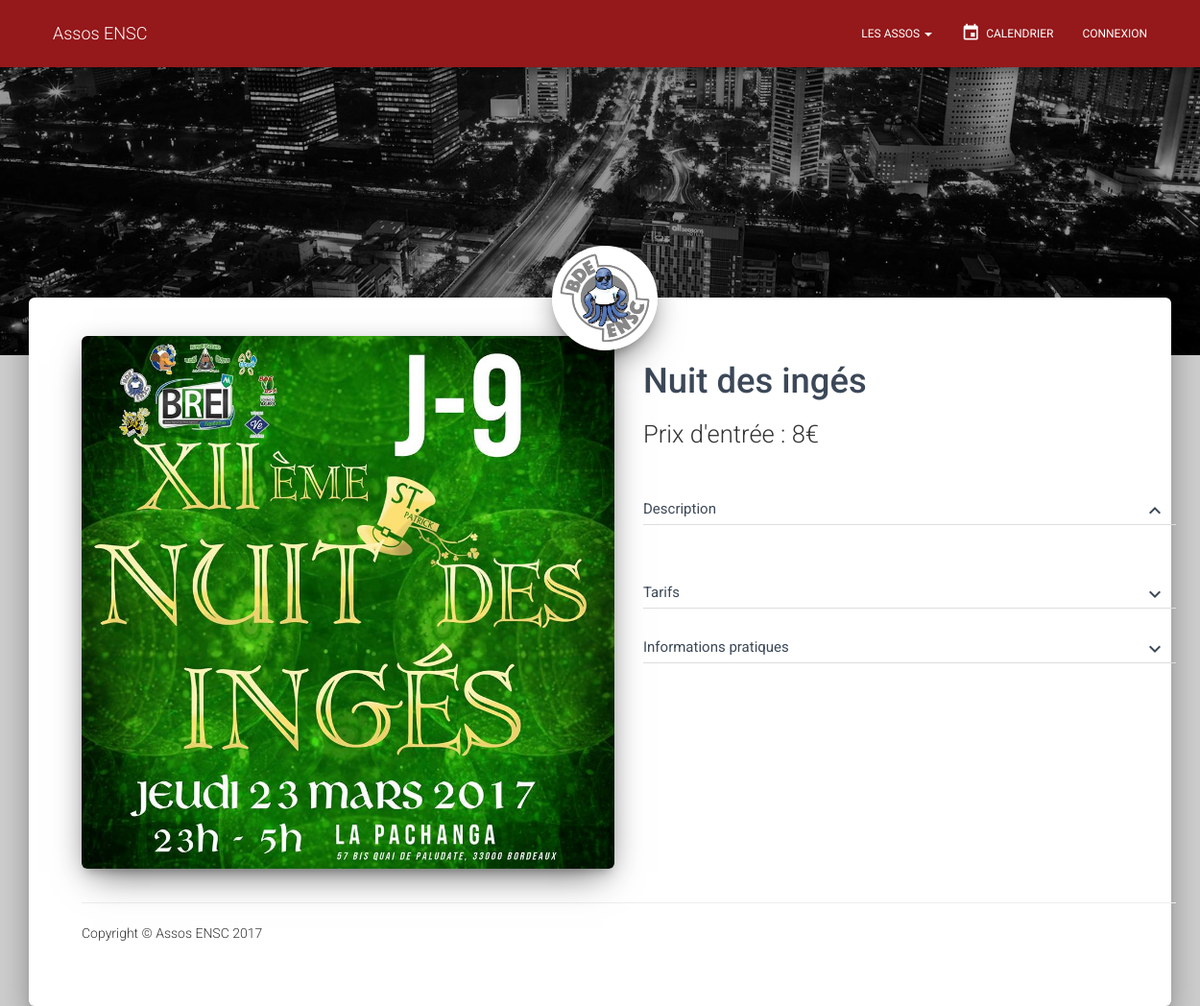
The app's page /evenement.php?id=1 with its own data.
### tables this page shows
create table EVENEMENT (
    even_id integer not null primary key auto_increment,
    asso_id integer not null,
    even_titre varchar(50) not null,
    even_lieu varchar(100) not null,
    even_categorie varchar(50),
    even_dateDeb date not null,
    even_heureDeb time,
    even_dateFin date,
    even_heureFin time,
    even_prix int not null,
    even_tarifs text,
    even_description text,
    even_nbParticipantsMax int,
    even_affiche varchar(150),
    foreign key (asso_id) references ASSOCIATION (asso_id)
);

### requetes/requeteEvenement.php (called while the page is built, shortened)
<?php
$stmt = $pdo->prepare("SELECT * FROM EVENEMENT WHERE even_id = ?");
$stmt->execute(array($even_id));
$evenement = $stmt->fetch(PDO::FETCH_OBJ);
?>

### evenement.php (the view, shortened to what this page needs)
<?php
if(isset($_GET['id']))
    $even_id = $_GET['id'];
else
    header('Loaction: pageNonTrouvee.php');
include('includes/connect.php');
include('requetes/requeteEvenement.php');
$asso_id = $evenement->asso_id;
?>
<!DOCTYPE html>
<html lang="fr">
<?php
include('includes/head.php');
?>
<body>
<?php
include('includes/nav.php');
?>
<div class="wrapper">
    <div class="header header-filter" style="background-image: url('lib/material-kit/img/examples/city.jpg');"></div>
    <div class="avatar">
        <img src="images/bde.jpg" alt="Circle Image" class="img-circle img-responsive img-raised">
    </div>
    <div class="main main-raised main-evenement">
        <div class="container">
            <div class="row">
                <div class="col-md-6 col-sm-6">
                    <div class="img-container">
                        <img class="img-evenement img-rounded img-raised" src="<?php if(isset($evenement->even_affiche)) echo $evenement->even_affiche; ?>" alt="affiche">
                    </div>
                </div>
                <div class="col-md-6 col-sm-6">
                        <h2 class="title"> <?php if(isset($evenement->even_titre)) echo $evenement->even_titre; ?> </h2>
                        <h3 class="prix">Prix d'entrée :
                        <?php
                        if(isset($evenement->even_prix) && $evenement->even_prix == 0)
                            echo 'Gratuit';
                        elseif(isset($evenement->even_prix))
                            echo $evenement->even_prix.'€';
                        ?>
                        </h3>
                        <div id="acordeon">
                            <div class="panel-group" id="accordion">
                          <div class="panel panel-border panel-default">
                            <div class="panel-heading" role="tab" id="headingOne">
                                <a role="button" data-toggle="collapse" data-parent="#accordion" href="#collapseOne" aria-expanded="true" aria-controls="collapseOne" class="">
                                    <h4 class="panel-title">
                                    Description
                                    <i class="material-icons">keyboard_arrow_down</i>
                                    </h4>
                                </a>
                            </div>
                            <div id="collapseOne" class="panel-collapse collapse in">
                              <div class="panel-body">
                              </div>
                            </div>
                          </div>
                          <div class="panel panel-border panel-default">
                            <div class="panel-heading" role="tab" id="headingOne">
                                <a role="button" data-toggle="collapse" data-parent="#accordion" href="#collapseTwo" aria-controls="collapseOne" class="collapsed" aria-expanded="false">
                                    <h4 class="panel-title">
                                    Tarifs
                                    <i class="material-icons">keyboard_arrow_down</i>
                                    </h4>
                                </a>
                            </div>
                          </div>
                          <div class="panel panel-border panel-default">
                            <div class="panel-heading" role="tab" id="headingOne">
                                <a role="button" data-toggle="collapse" data-parent="#accordion" href="#collapseThree" aria-controls="collapseOne" class="collapsed" aria-expanded="false">
                                    <h4 class="panel-title">
                                    Informations pratiques
                                    <i class="material-icons">keyboard_arrow_down</i>
                                    </h4>
                                </a>
                            </div>
                          </div>
                        </div>
                        </div>
                    </div>
            </div>
            <?php
            include('includes/footer.php');
            ?>
        </div>
    </div>
</div>
</body>
</html>

### includes/head.php (shortened to what this page needs)
<head>
    <link rel="stylesheet" href="https://maxcdn.bootstrapcdn.com/font-awesome/latest/css/font-awesome.min.css" />
    <link href="lib/bootstrap/css/bootstrap.min.css" rel="stylesheet" />
    <link href="lib/material-kit/css/material-kit.css" rel="stylesheet"/>
    <link href="css/style.css" rel="stylesheet"/>
    <?php
    $page = explode('/', $_SERVER['PHP_SELF']);
    if((end($page) == "pageAsso.php") || (end($page) == "evenement.php") || (end($page) == "article.php"))
    {
            echo '<link href="css/stylePageAsso.php?asso_id='.$asso_id.'" rel="stylesheet" type="text/css" media="all" />';
    }
    ?>
</head>

### includes/nav.php (shortened to what this page needs)
<nav class="navbar navbar-fixed-top" role="navigation">
    <div class="container">
        <div class="navbar-header">
            <a class="navbar-brand" href="index.php">Assos ENSC</a>
        </div>
        <div class="collapse navbar-collapse" id="bs-example-navbar-collapse-1">
            <ul class="nav navbar-nav navbar-right">
                <li class="dropdown">
                    <a href="#" class="dropdown-toggle" data-toggle="dropdown">Les Assos <b class="caret"></b></a>
                </li>
                <li>
                    <a href="calendrier.php"><i class="material-icons">event</i> Calendrier</a>
                </li>
                    <?php
                    if(!isset($_SESSION['NOM_USER']))
                        echo '<li><a id="customBtn">Connexion</a></li>';
                    ?>
            </ul>
        </div>
    </div>
</nav>

### includes/footer.php
<footer>
    <hr>
    <div class="row">
        <div class="col-lg-12">
            <p>Copyright &copy; Assos ENSC 2017</p>
        </div>
    </div>
</footer>

### css/style.css (style rules this page uses)
.wrapper { margin-top: 70px; }
.header-filter { position: relative; }

### records on screen
evenement: even_affiche (picture), even_titre "Nuit des ingés", even_prix "8"
